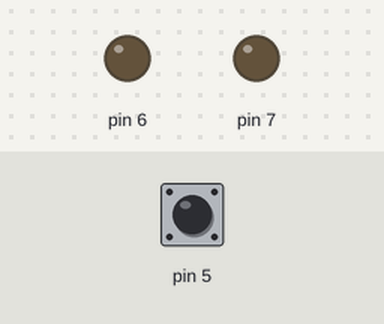
Bench run of a sketch on a simulated Arduino Uno, built with avr-gcc and run on an emulated ATmega328P. Shown: output pins drawn as LEDs (lit = HIGH). Inputs (shaded band) come from the test bench; at power-on: pin 5 HIGH.

Above: at 0.8 s.
0.9 s: pin 5 pulled LOW for 0.15 s
At 1.3 s:
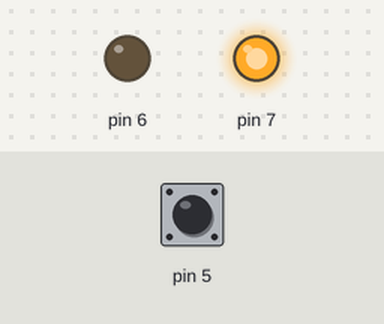
2.5 s: pin 5 pulled LOW for 1 s
At 3.7 s:
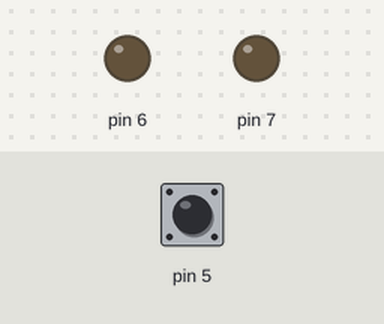
5.0 s: pin 5 pulled LOW for 3.2 s
At 5.6 s:
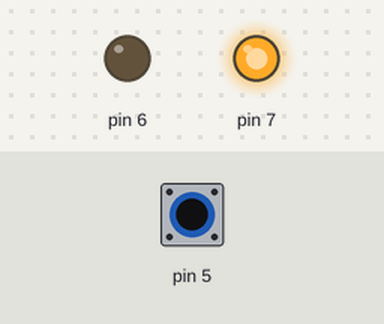
Timing chart, 0 to 8.0 s (numbered marks = the images above; inputs shaded):
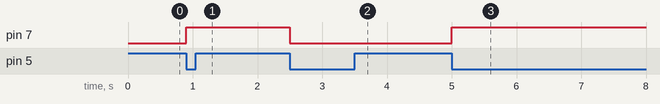

Measured:
- after the input at 0.9 s, pin 7: LOW → HIGH at once
- after the input at 2.5 s, pin 7: HIGH → LOW at once
- after the input at 5.0 s, pin 7: LOW → HIGH at once

The sketch:

Exercicio2.ino
```cpp
#define ON 1
#define OFF 0

unsigned char logic_state = OFF;

int main() {
  unsigned char last_button = 0b00100000;

  DDRD = DDRD | 0b11000000;
  PORTD = PORTD | 0b00110000;
  PORTD = PORTD & ~(0b11000000);

  while (1) {
    int button1 = PIND & 0b00100000;

    if (last_button && !button1) {
      if (logic_state == OFF) {
        logic_state = ON;
      } else {
        logic_state = OFF;
      }
    }

    switch (logic_state) {
      case ON:
        PORTD = PORTD | 0b10000000;
        break;

      case OFF:
        PORTD = PORTD & ~(0b10000000);
        break;

      default:
        break;
    }

    last_button = button1;
  }

  return 0;
}
```
